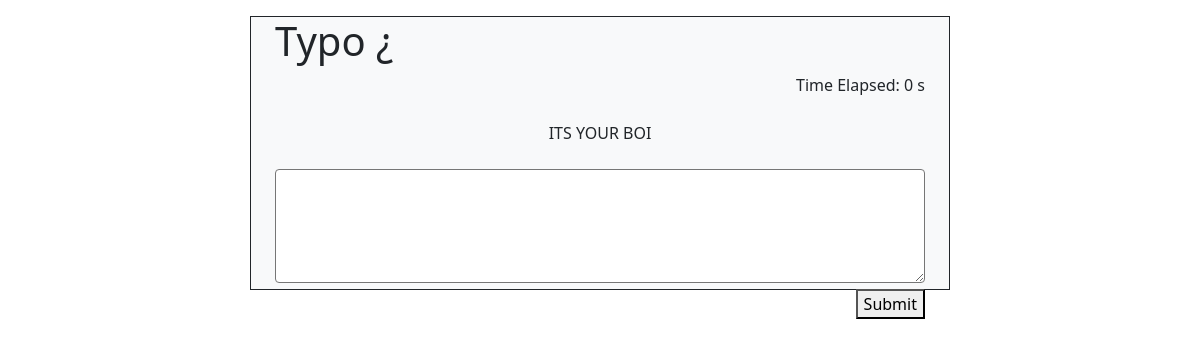
Before: / with the older database file.
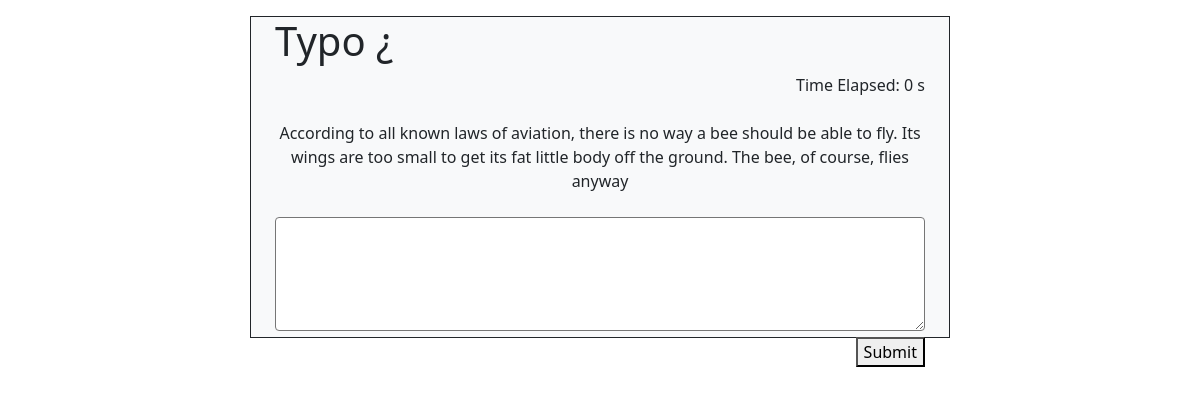
After: the same page with the newer database file.
### tables this page shows
CREATE TABLE challengeText (
  id integer primary key autoincrement,
  title text not null,
  'text' text not null
);

### app.py (the view)
@app.route('/')
def show_index():
    random_id = random.randint(1, 9)
    db = get_db()
    cur = db.execute('SELECT text FROM challengeText WHERE id=1')
    texts = cur.fetchone()
    print(texts)
    return render_template('index.html', texts=texts)

### app.py (called while the page is built)
def connect_db():
    rv = sqlite3.connect(app.config['DATABASE'])
    rv.row_factory = sqlite3.Row
    return rv

def get_db():
    if not hasattr(g, 'sqlite_db'):
        g.sqlite_db = connect_db()
    return g.sqlite_db

### templates/index.html (shortened to what this page needs)
<!doctype html>
<html lang="en">
<head>
    <link href="https://cdn.jsdelivr.net/npm/bootstrap@5.1.2/dist/css/bootstrap.min.css" rel="stylesheet"
>
</head>
<body>
<div class="pb-3 pt-3">
    <div class="mx-auto bg-light border border-dark " style="width: 700px" ;>
        <h1 class="text-dark ms-4">Typo ¿</h1>
        <div class="px-4">
            <div class="float-end d-inline">Time Elapsed:
            <div class="timeElapsed d-inline" id="timeElapsed">0</div>
            <div class="d-inline">s</div>
            </div>
            <br>
            <div class="text-display text-center pb-4 pt-4" id="textDisplay">{{ texts.text }}</div>
            <textarea class="text-input rounded w-100 pt-3 pb-5 bg-muted" id="textInput" autofocus></textarea>
            <div class="float-end d-inline">
                <button onclick="timePassed()">Submit</button>
                </div>
        </div>
    </div>
</div>
</body>
</html>

Changed rows visible on the page:
changed challengeText: text "ITS YOUR BOI" → "According to all known laws of aviation, there is no way a bee should be able to fly. Its wings are too small to get its fat little body off the ground. The bee, of course, flies anyway"
